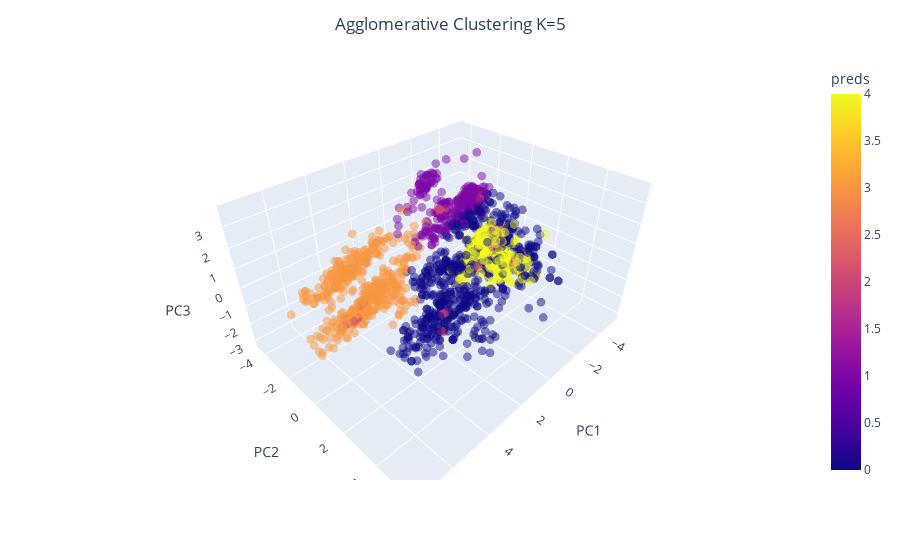

The notebook cell saved with this chart:
### Code cell
cluster_agg = AgglomerativeClustering(n_clusters=5)
cluster_agg.fit(principalDf)

visualize_clustering(principalDf, cluster_agg.labels_, title="Agglomerative Clustering K=5")

### Figure 1 — Plotly figure (JSON) as saved in the notebook; plotly's stock layout.template omitted (floating-point values rounded to 4 significant figures; data arrays with more than 128 entries replaced by an {"elided": "..."} marker saying what was removed)
{"data": [{"hovertemplate": "PC1=%{x}<br>PC2=%{y}<br>PC3=%{z}<br>preds=%{marker.color}<extra></extra>", "legendgroup": "", "marker": {"color": {"elided": "2240 int values"}, "coloraxis": "coloraxis", "opacity": 0.5, "size": 3, "symbol": "circle"}, "mode": "markers", "name": "", "scene": "scene", "showlegend": false, "type": "scatter3d", "x": {"elided": "2240 float values"}, "y": {"elided": "2240 float values"}, "z": {"elided": "2240 float values"}}], "layout": {"autosize": true, "coloraxis": {"colorbar": {"title": {"text": "preds"}}, "colorscale": [[0, "#0d0887"], [0.1111, "#46039f"], [0.2222, "#7201a8"], [0.3333, "#9c179e"], [0.4444, "#bd3786"], [0.5556, "#d8576b"], [0.6667, "#ed7953"], [0.7778, "#fb9f3a"], [0.8889, "#fdca26"], [1, "#f0f921"]]}, "legend": {"tracegroupgap": 0}, "margin": {"t": 60}, "scene": {"aspectmode": "auto", "aspectratio": {"x": 1.323, "y": 1.058, "z": 0.7147}, "domain": {"x": [0, 1], "y": [0, 1]}, "xaxis": {"title": {"text": "PC1"}, "type": "linear"}, "yaxis": {"title": {"text": "PC2"}, "type": "linear"}, "zaxis": {"title": {"text": "PC3"}, "type": "linear"}}, "title": {"text": "Agglomerative Clustering K=5", "x": 0.5}}}
